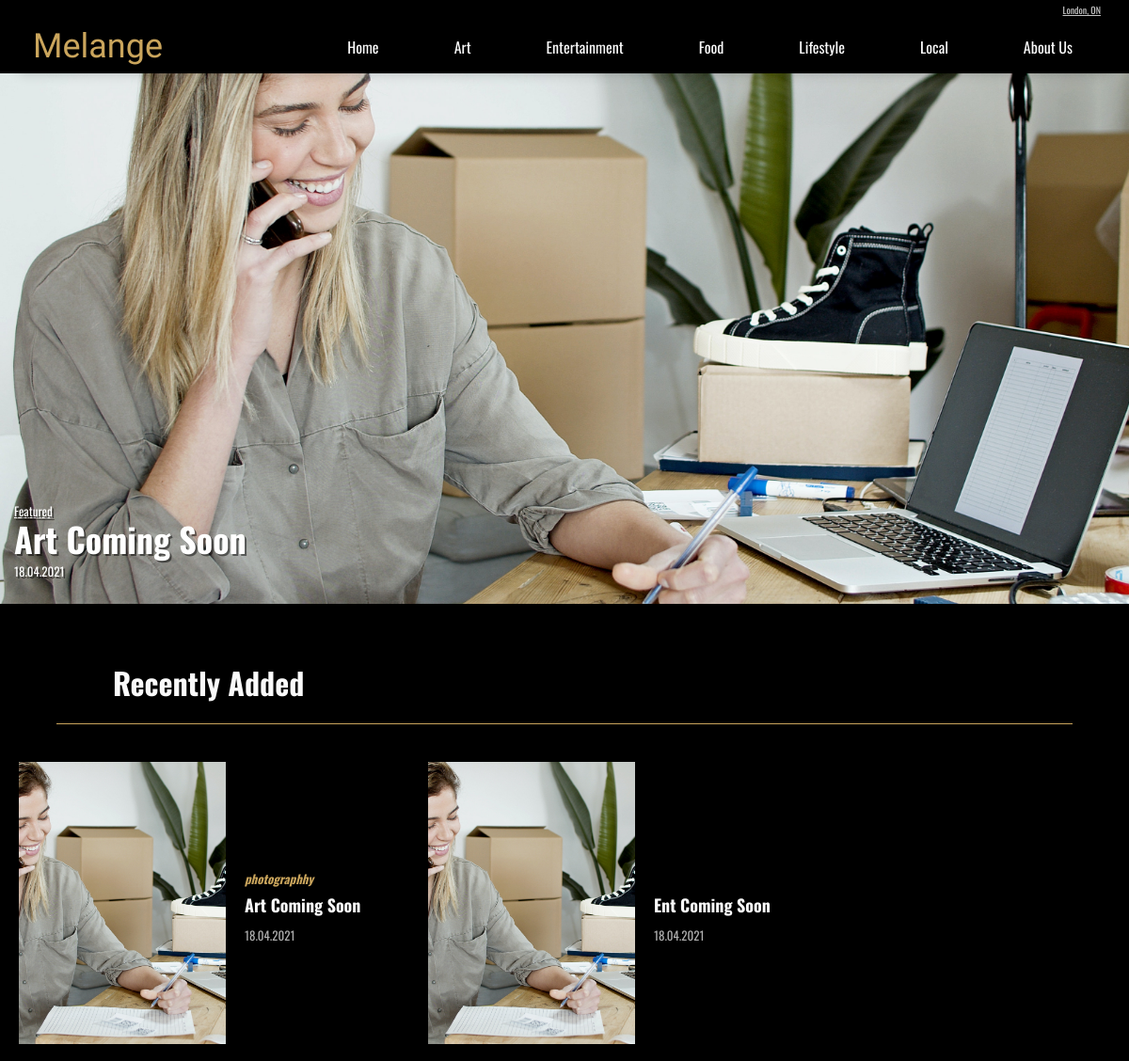
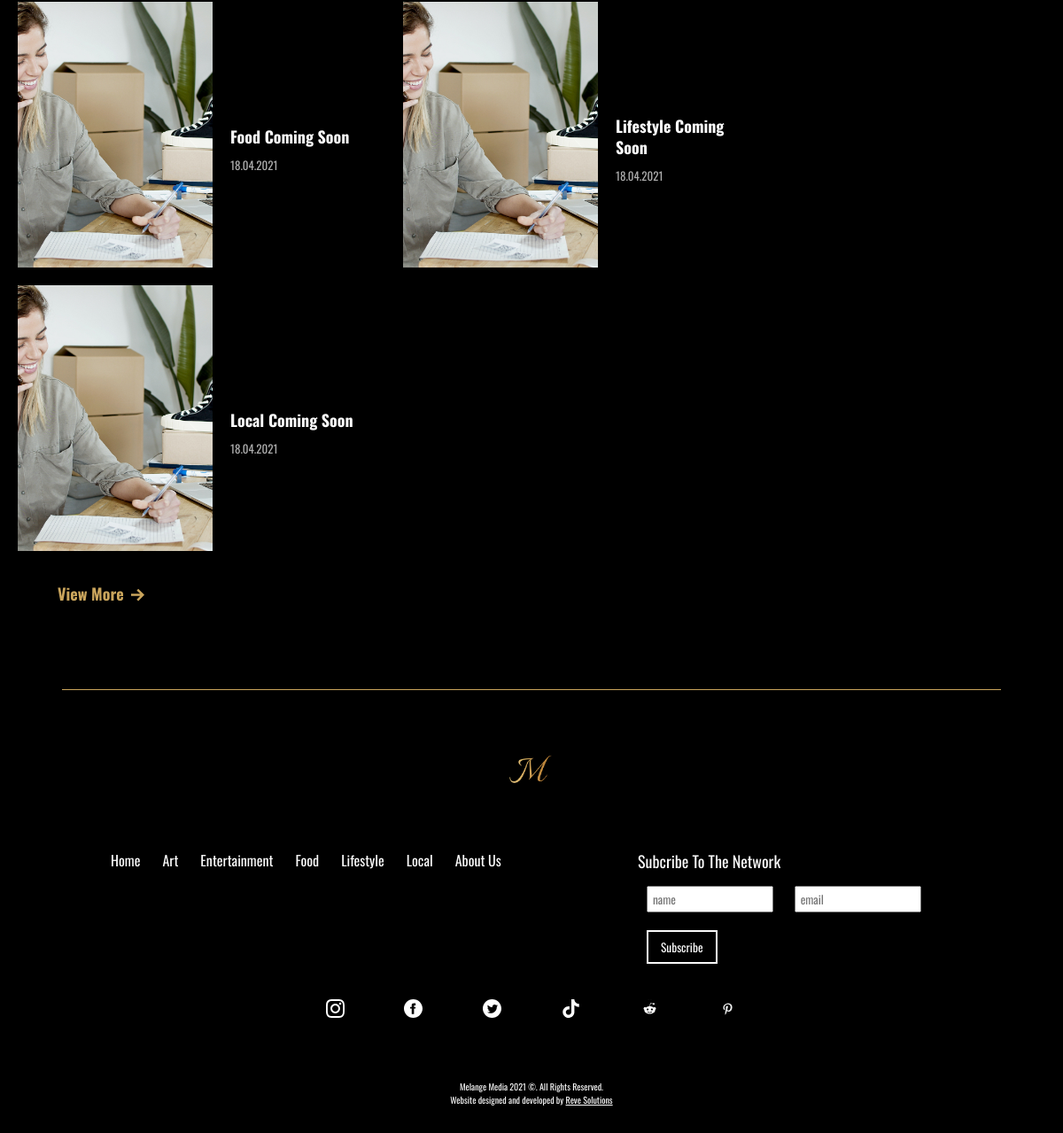
Screenshot of /latest-posts with the database file from the repository (2 pictures, top to bottom).
### tables this page shows
CREATE TABLE `tbl_blog` (
  `blog_id` int(11) NOT NULL,
  `blog_title` varchar(256) NOT NULL,
  `blog_subheader` varchar(256) NOT NULL,
  `blog_author` varchar(64) NOT NULL,
  `blog_image` varchar(128) NOT NULL,
  `blog_category` int(2) NOT NULL,
  `blog_published` int(1) NOT NULL,
  `blog_end_link` varchar(2084) NOT NULL,
  `blog_yt_video` varchar(2084) NOT NULL,
  `blog_body` text NOT NULL,
  `blog_date` date NOT NULL,
  `blog_tags` varchar(256) NOT NULL
);

### admin/scripts/read.php (called while the page is built, shortened)
<?php
function getAllAvailable($tbl, $num)
{
    $pdo = Database::getInstance()->getConnection();
    $queryAll = 'SELECT * FROM '.$tbl.' WHERE blog_published = 1 ORDER BY blog_date DESC LIMIT '.$num;
    $results = $pdo->query($queryAll);
    if ($results) {
        return $results;
    } else {
        return 'There was a problem accessing this info';
    }
}

### latest-posts.php (the view, shortened to what this page needs)
<?php
        $tbl = 'tbl_blog';
        $hero = getAllAvailable($tbl, 1);
        $latest = getAllAvailable($tbl, 999);
?>
<!DOCTYPE html>
<html lang="en">
<head>
    <?php include_once 'templates/head.php'; ?>
</head>
<body>
<main id="app">
<?php include_once 'templates/header.php'; ?>
    <div class="content homePage">
    <?php if($hero->rowCount() > 0): ?>
                <?php while ($info = $hero->fetch(PDO::FETCH_ASSOC)): $blogImg = 'images/blog-images/'.$info['blog_image']; ?>
        <div class="heroSec" style="background-image: url('<?php echo $blogImg; ?>');">
            <a href='./p?title=<?php echo $info['blog_title']; ?>&id=<?php echo $info['blog_id']; ?>' class="post">
                <div class="bgimg"></div>
                <div class="text">
                    <p class="cat underline">Featured</p>
                    <h3 class="title"><?php echo $info['blog_title']; ?></h3>
                    <p class="date"><?php $date = $info['blog_date']; convertDate($date); ?></p>
                </div>
            </a>
            <?php endwhile; ?>
        </div>
        <?php endif; ?>
        <?php if($latest->rowCount() > 0): ?>
        <div class="postDiv">
            <h2 class="secHead">Recently Added</h2>
            <div class="divLine"></div>
            <div class="postList postListRow">
            <?php while ($info = $latest->fetch(PDO::FETCH_ASSOC)): $blogImg = 'images/blog-images/'.$info['blog_image']; ?>
                <a href='./p?title=<?php echo $info['blog_title']; ?>&id=<?php echo $info['blog_id']; ?>' class="post">
                    <div class="bgimg" style="background-image: url('<?php echo $blogImg; ?>');"></div>
                    <div class="text">
                        <div class="tags">
                            <?php $tags = $info['blog_tags']; displayTags($tags);?>
                        </div>
                        <h3 class="title"><?php echo $info['blog_title']; ?></h3>
                        <p class="date"><?php $date = $info['blog_date']; convertDate($date); ?></p>
                    </div>
                </a>
            <?php endwhile; ?>
            </div>
            <a href="./latest-posts" class="viewMore">View More <div class="img" style="background-image: url('images/icons/arrow-right.svg');"></div></a>
        </div>
        <?php endif; ?>
</div>
<?php include_once 'templates/footer.php'; ?>
</main>
</body>
</html>

### admin/scripts/functions.php (shortened to what this page needs)
<?php
function convertDate($date){
    $newDate = date("d.m.Y", strtotime($date));
    echo $newDate;
}
function displayTags($tags){
        $links = array();
        $parts = explode(',', $tags);
        $parts2 = str_ireplace("'",  "&apos;", $parts);
        foreach ($parts2 as $tag)
        {
            $newtag = trim($tag);
            $links[] = "<span class='tag'>$newtag</span>";
        }
        echo implode(" ", $links);
}

### rows the page displays
tbl_blog: blog_image (picture), blog_title "Art Coming Soon", blog_date "18.04.2021", blog_tags "photographhy"
tbl_blog: blog_image (picture), blog_title "Ent Coming Soon", blog_date "18.04.2021"
tbl_blog: blog_image (picture), blog_title "Food Coming Soon", blog_date "18.04.2021"
tbl_blog: blog_image (picture), blog_title "Lifestyle Coming Soon", blog_date "18.04.2021"
tbl_blog: blog_image (picture), blog_title "Local Coming Soon", blog_date "18.04.2021"
